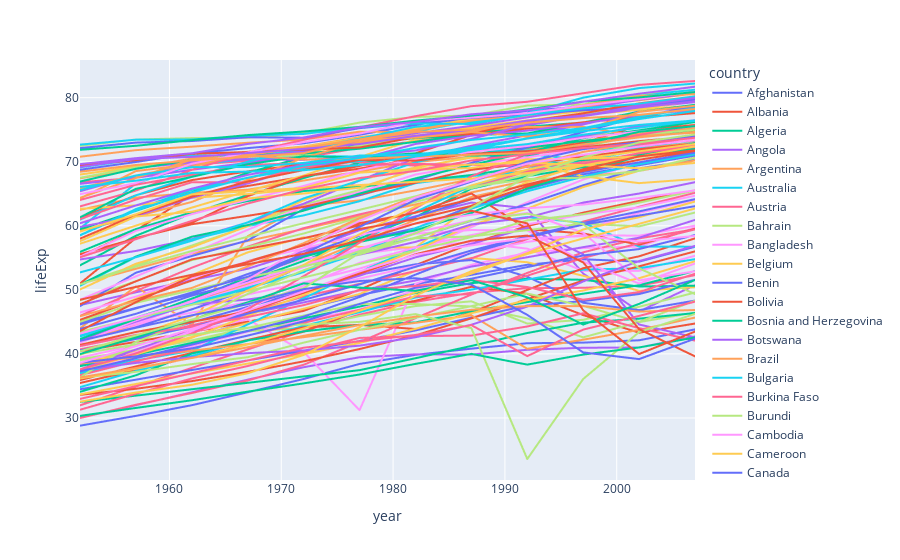

The cell this chart's notebook holds for it:
### Code cell
fig = px.line(
    df,
    x="year",
    y="lifeExp",
    color="country",
)
fig.show()
